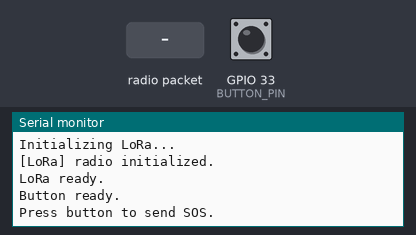
A sketch run on a simulated ESP32. Parts: the last lines printed to the serial monitor. Inputs (shaded band) come from the test bench; at power-on: GPIO 33 (BUTTON_PIN) HIGH. Random numbers use the default seed unless the sketch sets one; no radio packets arrive unless stated.

Above: at 2.2 s.
2.3 s: GPIO 33 (BUTTON_PIN) pulled LOW for 0.15 s
At 3.5 s:
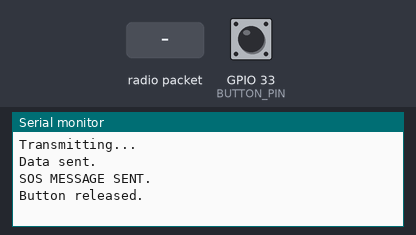
3.9 s: radio packet "1" arrives
At 5.1 s:
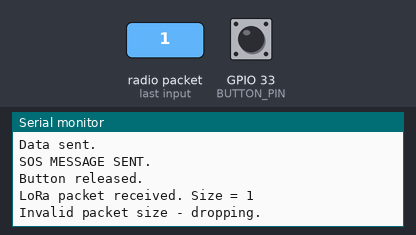
5.4 s: GPIO 33 (BUTTON_PIN) pulled LOW for 1 s
At 6.2 s:
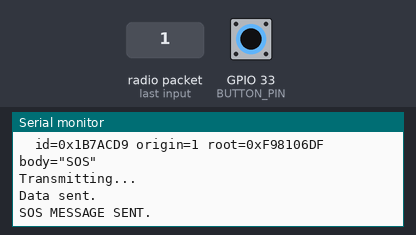
7.9 s: GPIO 33 (BUTTON_PIN) pulled LOW for 0.15 s
At 9.0 s:
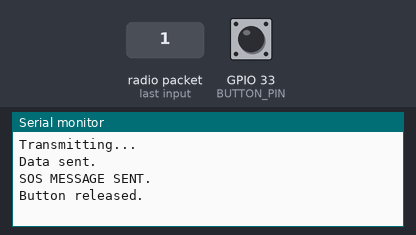
9.5 s: GPIO 33 (BUTTON_PIN) pulled LOW for 1 s
At 10.3 s:
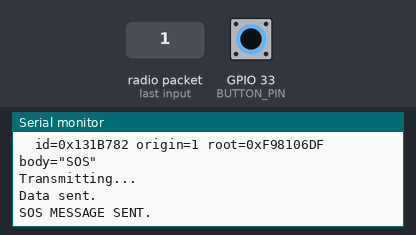
12.0 s: GPIO 33 (BUTTON_PIN) pulled LOW for 3.2 s
At 16.2 s:
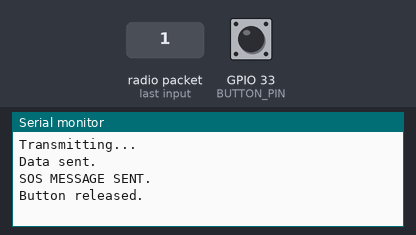

The sketch:

normal_node.ino
```cpp
// =====================================================================
// normal_node.ino
// ESP32 Rescue Mesh - TEST BUILD
//
// GPIO 33 button -> sends SOS
// LoRa packets are received by polling, NOT interrupts.
//
// Button:
//   GPIO 33 ---- Push Button ---- GND
//
// INPUT_PULLUP:
//   Released = HIGH
//   Pressed  = LOW
// =====================================================================

#include "mesh_common.h"

// ---------------------------------------------------------------------
// NODE ID
// ---------------------------------------------------------------------
#define MY_NODE_ID 1

// ---------------------------------------------------------------------
// BUTTON
// ---------------------------------------------------------------------
#define BUTTON_PIN 33

const char *BUTTON_MESSAGE = "SOS";

// ---------------------------------------------------------------------
// Generate message ID
// ---------------------------------------------------------------------
uint32_t generateMessageId() {

  uint32_t r = esp_random() & 0x00FFFFFFUL;

  return ((uint32_t)MY_NODE_ID << 24) | r;
}

// ---------------------------------------------------------------------
// Send a brand-new message
// ---------------------------------------------------------------------
void sendNewMessage(const char *text) {

  MeshPacket pkt;

  memset(&pkt, 0, sizeof(pkt));

  pkt.message_id = generateMessageId();

  pkt.origin_node_id = MY_NODE_ID;

  pkt.node_bitmask = (1UL << MY_NODE_ID);

  pkt.merkle_root = computeMerkleRoot(pkt.node_bitmask);

  strncpy(pkt.body, text, BODY_LEN - 1);
  pkt.body[BODY_LEN - 1] = '\0';

  Serial.println();
  Serial.println(F("================================"));
  Serial.println(F("BUTTON PRESSED"));
  Serial.println(F("CREATING SOS MESSAGE"));
  Serial.println(F("================================"));

  printPacketSummary(pkt);

  Serial.println(F("Transmitting..."));

  transmitPacket(pkt);

  Serial.println(F("Data sent."));
  Serial.println(F("SOS MESSAGE SENT."));
}

// ---------------------------------------------------------------------
// Handle incoming packet
// ---------------------------------------------------------------------
void handleIncomingPacket(const MeshPacket &pkt) {

  bool alreadyIncluded =
      pkt.node_bitmask & (1UL << MY_NODE_ID);

  if (alreadyIncluded) {

    Serial.println();
    Serial.println(F("Message received and ignored."));

    printPacketSummary(pkt);

    return;
  }

  MeshPacket relayed = pkt;

  relayed.node_bitmask |= (1UL << MY_NODE_ID);

  relayed.merkle_root =
      computeMerkleRoot(relayed.node_bitmask);

  Serial.println();
  Serial.println(F("Message received."));
  Serial.println(F("Preparing relay..."));

  Serial.print(F("old root=0x"));
  Serial.print(pkt.merkle_root, HEX);

  Serial.print(F(" -> new root=0x"));
  Serial.println(relayed.merkle_root, HEX);

  // Small random delay to reduce collisions
  delay(random(50, 250));

  transmitPacket(relayed);

  Serial.println(F("Message relayed."));

  printPacketSummary(relayed);
}

// ---------------------------------------------------------------------
// Check LoRa for a packet
// ---------------------------------------------------------------------
void checkLoRa() {

  int packetSize = LoRa.parsePacket();

  if (packetSize == 0) {
    return;
  }

  Serial.print(F("LoRa packet received. Size = "));
  Serial.println(packetSize);

  if (packetSize != sizeof(MeshPacket)) {

    Serial.println(F("Invalid packet size - dropping."));

    while (LoRa.available()) {
      LoRa.read();
    }

    return;
  }

  MeshPacket pkt;

  uint8_t *ptr = (uint8_t *)&pkt;

  for (int i = 0; i < sizeof(MeshPacket); i++) {

    if (LoRa.available()) {
      ptr[i] = (uint8_t)LoRa.read();
    }
  }

  handleIncomingPacket(pkt);
}

// ---------------------------------------------------------------------
// Check button
// ---------------------------------------------------------------------
void checkButton() {

  static bool buttonHandled = false;

  int state = digitalRead(BUTTON_PIN);

  // ---------------------------------------------------------------
  // Button pressed
  // ---------------------------------------------------------------
  if (state == LOW && !buttonHandled) {

    delay(30);

    // Confirm after debounce
    if (digitalRead(BUTTON_PIN) == LOW) {

      buttonHandled = true;

      Serial.println();
      Serial.println(F("Button pressed."));

      sendNewMessage(BUTTON_MESSAGE);
    }
  }

  // ---------------------------------------------------------------
  // Button released
  // ---------------------------------------------------------------
  if (state == HIGH && buttonHandled) {

    buttonHandled = false;

    Serial.println(F("Button released."));
  }
}

// ---------------------------------------------------------------------
// SETUP
// ---------------------------------------------------------------------
void setup() {

  Serial.begin(115200);

  delay(1000);

  Serial.println();
  Serial.println(F("================================"));
  Serial.print(F("NORMAL NODE "));
  Serial.print(MY_NODE_ID);
  Serial.println(F(" BOOTING"));
  Serial.println(F("================================"));

  // Button
  pinMode(BUTTON_PIN, INPUT_PULLUP);

  Serial.print(F("GPIO 33 initial state = "));
  Serial.println(digitalRead(BUTTON_PIN));

  // Random seed
  randomSeed(esp_random());

  // LoRa
  Serial.println(F("Initializing LoRa..."));

  initLoRa();

  // IMPORTANT:
  // Do NOT use LoRa.onReceive().
  // We poll with LoRa.parsePacket() in loop().

  LoRa.receive();

  Serial.println(F("LoRa ready."));
  Serial.println(F("Button ready."));
  Serial.println(F("Press button to send SOS."));
  Serial.println();
}

// ---------------------------------------------------------------------
// MAIN LOOP
// ---------------------------------------------------------------------
void loop() {

  // Button gets checked continuously
  checkButton();

  // Check incoming LoRa packet
  checkLoRa();

  delay(5);
}
```

mesh_common.h
```cpp
#ifndef MESH_COMMON_H
#define MESH_COMMON_H

#include <Arduino.h>
#include <SPI.h>
#include <LoRa.h>
#include <esp_system.h>   // esp_random()

// =====================================================================
// HARDWARE WIRING - Plain ESP32 DevKit  +  SX1278 / RA-02 LoRa module
// Change these #defines if your jumper wires are connected differently.
// =====================================================================
#define LORA_SCK        18
#define LORA_MISO       19
#define LORA_MOSI       23
#define LORA_CS         27
#define LORA_RST        14
#define LORA_DIO0       26
#define LORA_FREQUENCY 433E6   // 433 MHz module

// =====================================================================
// MESH-WIDE CONSTANTS
// =====================================================================
// Maximum number of distinct nodes the Merkle-set can track.
// Must stay a power of two - it is the leaf count of the Merkle tree.
// Raise it to 32 if you need more boards; node_bitmask (uint32_t)
// already supports up to 32 nodes without changing its type.
#define MAX_NODES 16

#define BODY_LEN  60   // max characters in a message body (including null terminator)

// =====================================================================
// PACKET FORMAT
//
// This is intentionally UNENCRYPTED / UNSIGNED - testing only.
// The full production design (Ed25519 signatures + X25519/HKDF/
// ChaCha20-Poly1305 encryption) is in the project architecture docs -
// swap this struct and add those steps when you're ready to secure it.
//
//   message_id     - fixed for the life of a message, set once by
//                     whichever node originates it
//   node_bitmask   - the Merkle-set: bit i is set once node i has
//                     already relayed/seen this exact message. This
//                     IS the "node id" field - it doubles as the set
//                     representation so branches of the mesh can be
//                     merged with a plain bitwise OR.
//   merkle_root    - fingerprint of node_bitmask, produced by
//                     computeMerkleRoot(). Mutates every hop.
//   origin_node_id - which node created the message. Not needed for
//                     the relay decision, only kept for logging,
//                     because once >1 bit is set in node_bitmask you
//                     can no longer tell which one was the creator.
//   body           - plaintext payload, always null-terminated
// =====================================================================
typedef struct __attribute__((packed)) {
  uint32_t message_id;
  uint32_t node_bitmask;
  uint32_t merkle_root;
  uint8_t  origin_node_id;
  char     body[BODY_LEN];
} MeshPacket;

// =====================================================================
// MERKLE-SET ROOT
//
// A genuine binary Merkle tree over MAX_NODES leaves, one leaf per
// node ID - NOT a hash chain. Two branches of the mesh that each add
// different nodes to the bitmask can be merged with a plain bitwise
// OR and the root simply recomputed from scratch. A chain built as
// SHA256(root || node_id) cannot be merged like that, which is why
// the architecture doc rules it out.
//
// NOTE: mixLeaf()/mixParent() are simple integer-mixing functions,
// not cryptographic hashes - that's fine for this no-encryption test
// build. Swap them for SHA-256 when you move to the secured version.
// =====================================================================
inline uint32_t mixLeaf(uint32_t nodeIndex) {
  uint32_t x = nodeIndex + 0x9E3779B9UL;   // golden-ratio constant, just spreads the bits
  x ^= x >> 16; x *= 0x7FEB352DUL;
  x ^= x >> 15; x *= 0x846CA68BUL;
  x ^= x >> 16;
  return x;
}

inline uint32_t mixParent(uint32_t left, uint32_t right) {
  uint32_t x = left ^ (right + 0x9E3779B9UL + (left << 6) + (left >> 2));
  x ^= x >> 16; x *= 0x85EBCA6BUL;
  x ^= x >> 13; x *= 0xC2B2AE35UL;
  x ^= x >> 16;
  return x;
}

// Builds the Merkle tree bottom-up from the bitmask and returns the root.
inline uint32_t computeMerkleRoot(uint32_t bitmask) {
  uint32_t level[MAX_NODES];

  // Leaves: node present in the set -> hash of its index; absent -> empty leaf (0)
  for (int i = 0; i < MAX_NODES; i++) {
    bool present = bitmask & (1UL << i);
    level[i] = present ? mixLeaf((uint32_t)i) : 0UL;
  }

  // Fold the tree upward, pairwise, until a single root remains.
  int count = MAX_NODES;
  while (count > 1) {
    int next = 0;
    for (int i = 0; i < count; i += 2) {
      level[next++] = mixParent(level[i], level[i + 1]);
    }
    count = next;
  }
  return level[0];
}

// =====================================================================
// LoRa helpers shared by both sketches
// =====================================================================
inline void initLoRa() {
  SPI.begin(LORA_SCK, LORA_MISO, LORA_MOSI, LORA_CS);
  LoRa.setPins(LORA_CS, LORA_RST, LORA_DIO0);

  if (!LoRa.begin(LORA_FREQUENCY)) {
    Serial.println(F("[LoRa] init FAILED - check wiring / frequency."));
    while (true) { delay(1000); }
  }
  Serial.println(F("[LoRa] radio initialized."));
}

// Sends a MeshPacket as raw bytes, then puts the radio back into
// continuous-receive mode so incoming packets keep triggering onReceive().
inline void transmitPacket(const MeshPacket &pkt) {
  LoRa.beginPacket();
  LoRa.write((const uint8_t *)&pkt, sizeof(MeshPacket));
  LoRa.endPacket();
  LoRa.receive();
}

// Prints a body[] array safely even if it somehow arrived without a
// null terminator.
inline void printBodySafe(const char *body) {
  char safe[BODY_LEN];
  memcpy(safe, body, BODY_LEN);
  safe[BODY_LEN - 1] = '\0';
  Serial.print(safe);
}

// One-line summary of a packet, reused by both sketches for consistent logs.
inline void printPacketSummary(const MeshPacket &pkt) {
  Serial.print(F("  id=0x"));      Serial.print(pkt.message_id, HEX);
  Serial.print(F(" origin="));     Serial.print(pkt.origin_node_id);
  Serial.print(F(" root=0x"));     Serial.print(pkt.merkle_root, HEX);
  Serial.print(F(" body=\""));     printBodySafe(pkt.body);
  Serial.println(F("\""));
}

#endif // MESH_COMMON_H
```

Measured:
- after the input at 2.3 s, the serial monitor: prints a new line at once (image 1)
- after the input at 3.9 s, the serial monitor: prints a new line at once (image 2)
- after the input at 5.4 s, the serial monitor: prints a new line at once (image 3)
- after the input at 7.9 s, the serial monitor: prints a new line at once (image 4)
- after the input at 9.5 s, the serial monitor: prints a new line at once (image 5)
- after the input at 12.0 s, the serial monitor: prints a new line at once (image 6)
